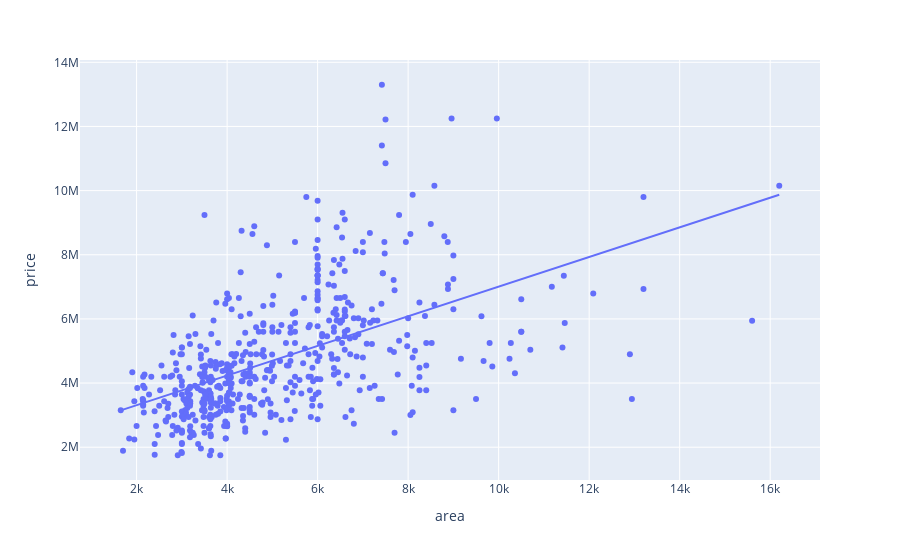

This figure's notebook cell:
### Code cell
#With a linear regression
fig = px.scatter(df, x="area", y="price", trendline="ols")
fig.show()

### Figure 1 — Plotly figure (JSON) as saved in the notebook; plotly's stock layout.template omitted (floating-point values rounded to 4 significant figures; data arrays with more than 128 entries replaced by an {"elided": "..."} marker saying what was removed)
{"data": [{"hovertemplate": "area=%{x}<br>price=%{y}<extra></extra>", "legendgroup": "", "marker": {"color": "#636efa", "symbol": "circle"}, "mode": "markers", "name": "", "orientation": "v", "showlegend": false, "type": "scatter", "x": {"elided": "545 int values"}, "xaxis": "x", "y": {"elided": "545 int values"}, "yaxis": "y"}, {"hovertemplate": "<b>OLS trendline</b><br>price = 461.975 * area + 2.38731e+06<br>R<sup>2</sup>=0.287293<br><br>area=%{x}<br>price=%{y} <b>(trend)</b><extra></extra>", "legendgroup": "", "marker": {"color": "#636efa", "symbol": "circle"}, "mode": "lines", "name": "", "showlegend": false, "type": "scatter", "x": {"elided": "545 int values"}, "xaxis": "x", "y": {"elided": "545 float values"}, "yaxis": "y"}], "layout": {"legend": {"tracegroupgap": 0}, "margin": {"t": 60}, "xaxis": {"anchor": "y", "domain": [0, 1], "title": {"text": "area"}}, "yaxis": {"anchor": "x", "domain": [0, 1], "title": {"text": "price"}}}}
